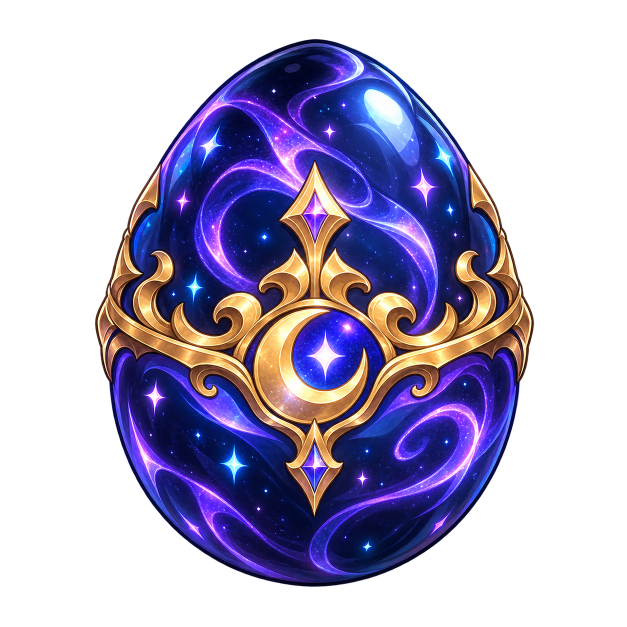
#> input picture tools/client-patch/ui_sources/costume_1_gacha_egg/costume_1_gacha_egg_master.png, 1254 x 1254 px (shown at 1/2 size)
$ python -i build_gacha_egg_assets.py   (imports and definitions only)
#> lines starting #> are read from the running program, lines starting #| are printed output that depends on the picture; after the words box and inside, x2 and y2 are one past the last pixel; in counts of white or black regions, pixels touching at a corner belong together
#!/usr/bin/env python3
"""Build and install all Midnight Gacha Egg client artwork."""

from __future__ import annotations

import shutil
import struct
import sys
from pathlib import Path

from PIL import Image, ImageFilter

WORKSPACE = Path(__file__).resolve().parents[3]
PATCHER_TOOLS = WORKSPACE / "patcher" / "tools" / "client-patch"
sys.path.insert(0, str(PATCHER_TOOLS))
from grf import Grf  # noqa: E402
from make_grf import build  # noqa: E402

CLIENT = WORKSPACE / "MidnightROClient"
TARGET_GRF = CLIENT / "midnight.grf"
LOCAL_ENDPOINT_GRF = CLIENT / "server_Local_endpoint.grf"
UI = b"data\\texture\\\xc0\xaf\xc0\xfa\xc0\xce\xc5\xcd\xc6\xe4\xc0\xcc\xbd\xba\\"
DROP = b"data\\sprite\\\xbe\xc6\xc0\xcc\xc5\xdb\\"
# Use the verified existing Costume 1 egg animation as a compatible 1-frame
# donor; legacy clients require an ACT even though the item icon is static.
DONOR_ACT = DROP + b"mid_gacha1_egg.act"
EGGS = (
    ("costume_1_gacha_egg", "costume_1_gacha_egg_master.png", b"mid_gacha1_egg"),
    ("costume_2_gacha_egg", "costume_2_gacha_egg_master.png", b"mid_gacha2_egg"),
    ("shadow_gacha_egg", "shadow_gacha_egg_master.png", b"mid_shadow_egg"),
)


def artwork(path: Path) -> Image.Image:
    source = Image.open(path).convert("RGBA")
#> source is the input picture: PIL image 1254x1254 RGBA; mean R, G, B, A 38.3, 31.6, 59.9, 113.8
    alpha = source.getchannel("A").point(lambda value: 255 if value >= 140 else 0)
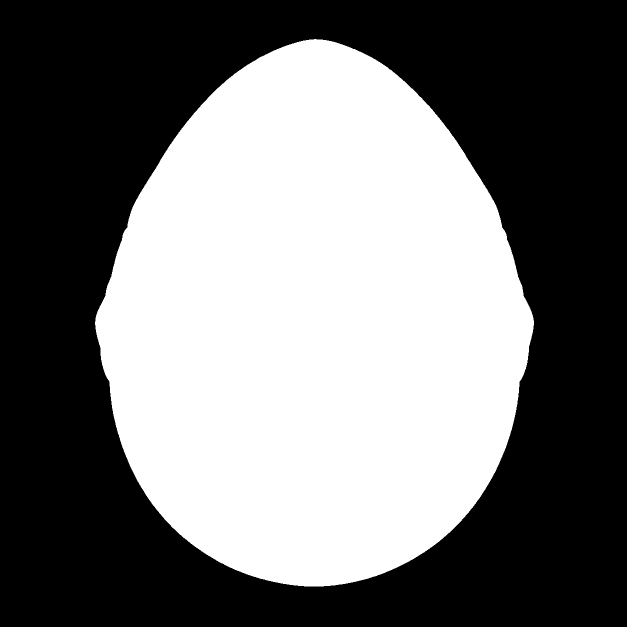
#> alpha: PIL image 1254x1254 L (shown at 1/2 size); 45% white; 1 white region, box (x1, y1, x2, y2) and area: (190, 78, 1068, 1173) 707924
    bbox = alpha.getbbox()
#> bbox = (190, 78, 1068, 1173)
    if bbox is None:
        raise RuntimeError(f"no opaque artwork in {path}")
    return source.crop(bbox)
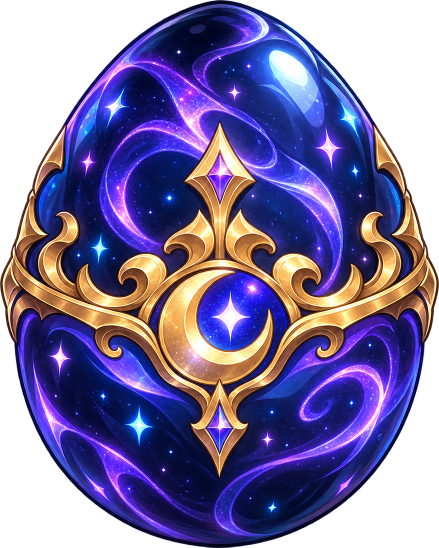
#> returned value: PIL image 878x1095 RGBA (shown at 1/2 size); mean R, G, B, A 62.7, 51.7, 98, 186.1; transparent parts drawn white


# [98 lines left out: functions indexed_asset, sprite, files, rebuild, main, not called in this run]


# [2 lines not run here, left out]

>>> result = artwork('ui_sources/costume_1_gacha_egg/costume_1_gacha_egg_master.png')
